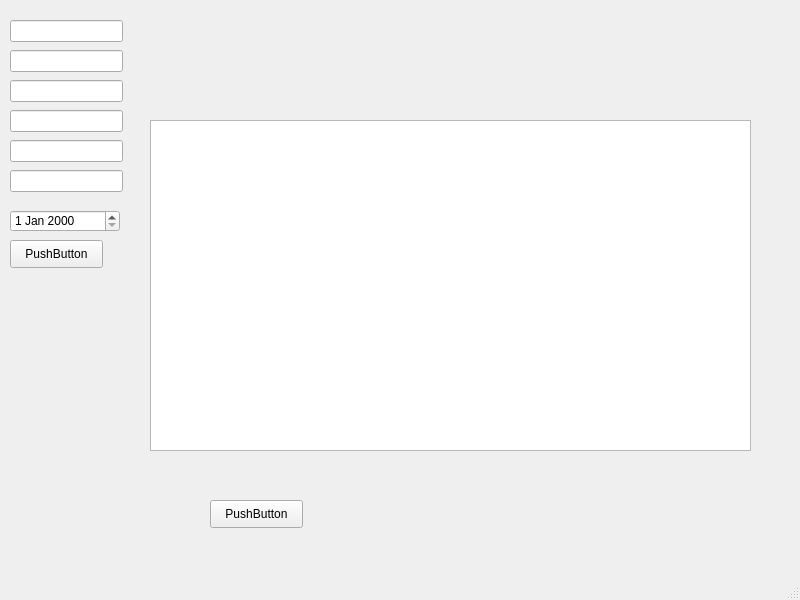
<?xml version="1.0" encoding="UTF-8"?>
<ui version="4.0">
 <class>MainWindow</class>
 <widget class="QMainWindow" name="MainWindow">
  <property name="geometry">
   <rect>
    <x>0</x>
    <y>0</y>
    <width>800</width>
    <height>600</height>
   </rect>
  </property>
  <property name="windowTitle">
   <string>MainWindow</string>
  </property>
  <widget class="QWidget" name="centralwidget">
   <widget class="QLineEdit" name="lineEdit">
    <property name="geometry">
     <rect>
      <x>10</x>
      <y>20</y>
      <width>113</width>
      <height>22</height>
     </rect>
    </property>
   </widget>
   <widget class="QLineEdit" name="lineEdit_2">
    <property name="geometry">
     <rect>
      <x>10</x>
      <y>50</y>
      <width>113</width>
      <height>22</height>
     </rect>
    </property>
   </widget>
   <widget class="QLineEdit" name="lineEdit_3">
    <property name="geometry">
     <rect>
      <x>10</x>
      <y>80</y>
      <width>113</width>
      <height>22</height>
     </rect>
    </property>
   </widget>
   <widget class="QLineEdit" name="lineEdit_5">
    <property name="geometry">
     <rect>
      <x>10</x>
      <y>110</y>
      <width>113</width>
      <height>22</height>
     </rect>
    </property>
   </widget>
   <widget class="QLineEdit" name="lineEdit_6">
    <property name="geometry">
     <rect>
      <x>10</x>
      <y>140</y>
      <width>113</width>
      <height>22</height>
     </rect>
    </property>
   </widget>
   <widget class="QLineEdit" name="lineEdit_7">
    <property name="geometry">
     <rect>
      <x>10</x>
      <y>170</y>
      <width>113</width>
      <height>22</height>
     </rect>
    </property>
   </widget>
   <widget class="QPushButton" name="pushButton">
    <property name="geometry">
     <rect>
      <x>10</x>
      <y>240</y>
      <width>93</width>
      <height>28</height>
     </rect>
    </property>
    <property name="text">
     <string>PushButton</string>
    </property>
   </widget>
   <widget class="QDateEdit" name="lineEdit_4">
    <property name="geometry">
     <rect>
      <x>10</x>
      <y>210</y>
      <width>110</width>
      <height>22</height>
     </rect>
    </property>
   </widget>
   <widget class="QPushButton" name="pushButton_2">
    <property name="geometry">
     <rect>
      <x>210</x>
      <y>500</y>
      <width>93</width>
      <height>28</height>
     </rect>
    </property>
    <property name="text">
     <string>PushButton</string>
    </property>
   </widget>
   <widget class="QTableView" name="tableView">
    <property name="geometry">
     <rect>
      <x>150</x>
      <y>120</y>
      <width>601</width>
      <height>331</height>
     </rect>
    </property>
    <property name="gridStyle">
     <enum>Qt::DotLine</enum>
    </property>
    <property name="sortingEnabled">
     <bool>false</bool>
    </property>
    <attribute name="horizontalHeaderCascadingSectionResizes">
     <bool>false</bool>
    </attribute>
    <attribute name="horizontalHeaderMinimumSectionSize">
     <number>50</number>
    </attribute>
    <attribute name="horizontalHeaderDefaultSectionSize">
     <number>85</number>
    </attribute>
   </widget>
  </widget>
  <widget class="QMenuBar" name="menubar">
   <property name="geometry">
    <rect>
     <x>0</x>
     <y>0</y>
     <width>800</width>
     <height>26</height>
    </rect>
   </property>
  </widget>
  <widget class="QStatusBar" name="statusbar"/>
 </widget>
 <resources/>
 <connections/>
</ui>
